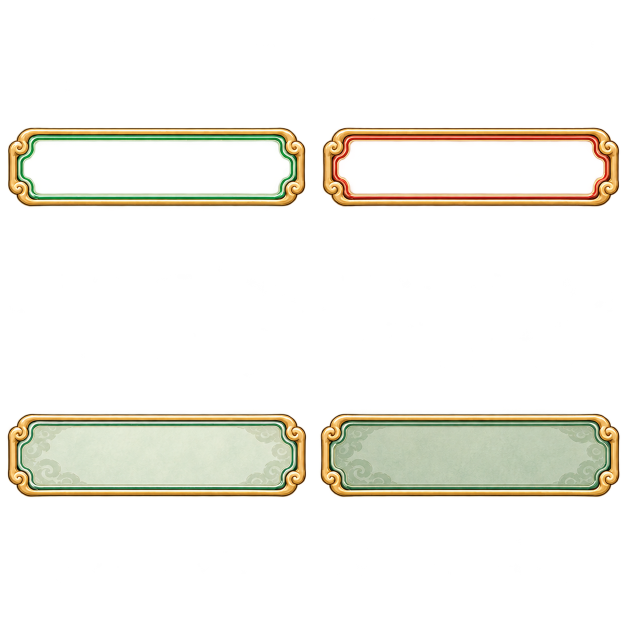
#> input picture designs/ui/production-v3/forms/forms-list-atlas-native.png, 1254 x 1254 px (shown at 1/2 size); its folder holds only this picture in this run
$ python export_forms.py
#> lines starting #> are read from the running program, lines starting #| are printed output that depends on the picture; after the words box and inside, x2 and y2 are one past the last pixel; in counts of white or black regions, pixels touching at a corner belong together
"""Reproducible alpha extraction and native-UI composition QA; no AI drawing."""
from pathlib import Path
from datetime import datetime, timezone
import json, hashlib, math
import numpy as np
from scipy import ndimage as nd
from PIL import Image, ImageDraw, ImageFont

ROOT = Path(__file__).resolve().parents[3]
OUT = ROOT / 'assets/ui/production-v3/forms'
DES = ROOT / 'designs/ui/production-v3/forms'
OUT.mkdir(parents=True, exist_ok=True)
NOW = datetime.now(timezone.utc).isoformat()

def rel(p): return p.relative_to(ROOT).as_posix()
def sha(p): return hashlib.sha256(p.read_bytes()).hexdigest()
def write(p, d): p.write_text(json.dumps(d, ensure_ascii=False, indent=2)+'\n', encoding='utf-8')
def dependency(p):
    d={'file':rel(p),'sha256':sha(p)}
    if Path(str(p)+'.generation.json').exists(): d['record']=rel(Path(str(p)+'.generation.json'))
    return d
def alpha_stats(im):
    a=np.array(im)[:,:,3]
    return {'range':[int(a.min()),int(a.max())], 'bbox':list(im.getbbox()),
            'fullyTransparent':int((a==0).sum()),'semiTransparent':int(((a>0)&(a<255)).sum()),
            'opaque':int((a==255).sum()),'corners':[int(a[0,0]),int(a[0,-1]),int(a[-1,0]),int(a[-1,-1])]}

# [L,T,R,B) are manual object-separated regions. Top-left motion object crosses
# the nominal grid line; the 665 boundary preserves the complete cloud rim.
SPECS=[
 ('input-focus-overlay','forms-list-atlas',(0,0,627,627),(640,192),(80,44,80,44),'horizontal_nine_slice_only'),
 ('input-error-overlay','forms-list-atlas',(627,0,1254,627),(640,192),(80,44,80,44),'horizontal_nine_slice_only'),
 ('list-row-selected','forms-list-atlas',(0,627,627,1254),(640,192),(80,44,80,44),'horizontal_nine_slice_only'),
 ('list-row-pressed','forms-list-atlas',(627,627,1254,1254),(640,192),(80,44,80,44),'horizontal_nine_slice_only'),
 ('progress-track','motion-controls-atlas',(0,0,665,480),(660,176),(96,40,96,40),'horizontal_nine_slice_only'),
 ('progress-fill','motion-controls-atlas',(665,0,1254,480),(568,112),(60,0,60,0),'horizontal_nine_slice_only'),
 ('toggle-track-on','motion-controls-atlas',(0,480,627,850),(480,184),None,'uniform_scale_only'),
 ('toggle-track-off','motion-controls-atlas',(627,480,1254,850),(480,184),None,'uniform_scale_only'),
 ('toggle-thumb','motion-controls-atlas',(0,850,627,1254),(208,208),None,'uniform_scale_only'),
 ('slider-fill','motion-controls-atlas',(627,850,1254,1254),(532,92),(44,0,44,0),'horizontal_nine_slice_only'),
]

assets=[]; qa_items=[]; ims={}
for aid,atlas,region,canvas,nine,policy in SPECS:
    source=DES/f'{atlas}-native.png'
    raw=Image.open(source).convert('RGBA'); arr=np.array(raw.crop(region)); a=arr[:,:,3]
#> further down, raw is the input picture: PIL image 1254x1254 RGBA; mean R, G, B, A 37, 34.6, 24.8, 42.6
    labels,n=nd.label(a>=128)
#> labels: shape (627, 627) int32; values 0 (black) and 1 (white), 9.4% white; 1 white region, box (x1, y1, x2, y2) and area: (16, 255, 610, 413) 37109
#> n = 1
    sizes=np.bincount(labels.ravel()); sizes[0]=0; label=int(sizes.argmax())
#> after `sizes = np.bincount(labels.ravel())`: sizes = [356020, 37109]
#> after `label = int(sizes.argmax())`: label = 1
    solid=labels==label
    # Keep the complete dominant object and its two-pixel antialias fringe.
    # The model's disconnected colored low-alpha specks are not sprite detail.
    distance=nd.distance_transform_edt(~solid)
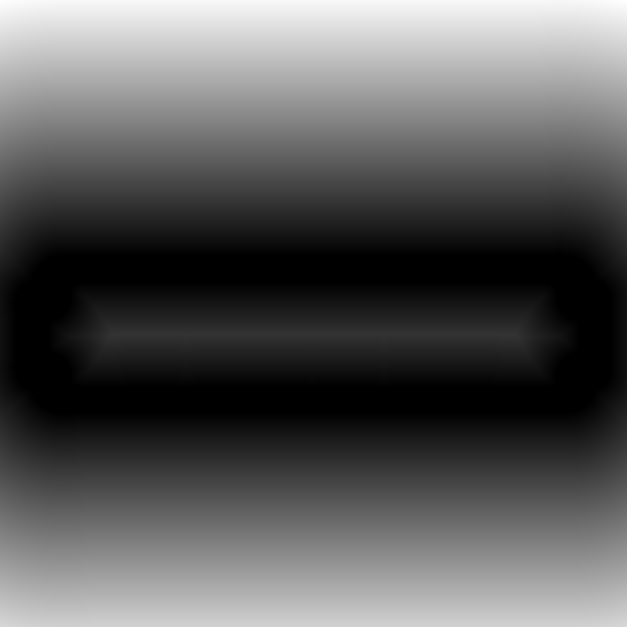
#> distance: shape (627, 627) float64; min 0, max 262.4, mean 93.8; drawn with min black and max white
    keep=(a>8)&(distance<=2)
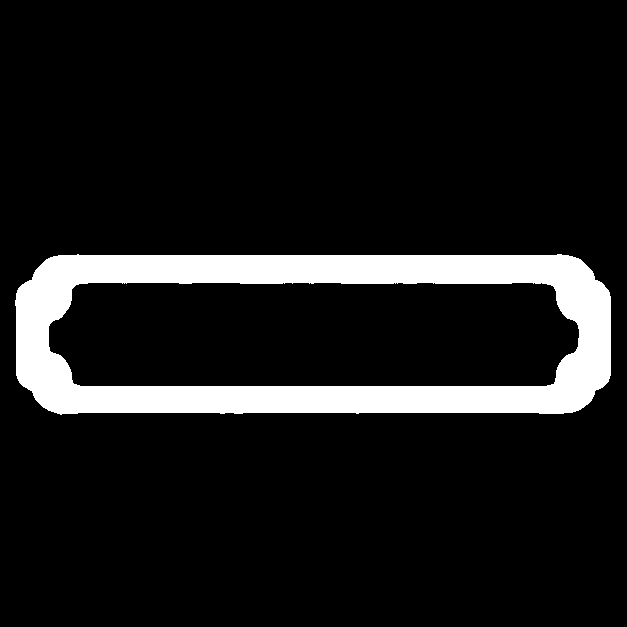
#> keep: shape (627, 627) bool; 10.2% white; 1 white region, box (x1, y1, x2, y2) and area: (15, 254, 611, 415) 40215
    discarded_high=int(((a>=128)&~keep).sum())
#> discarded_high = 0
    if discarded_high: raise ValueError((aid,'discarded solid pixels',discarded_high))
    opaque=solid&(a>=240)
#> opaque: shape (627, 627) bool; 8.6% white; 1 white region, box (x1, y1, x2, y2) and area: (17, 257, 610, 412) 33927
    _,nearest=nd.distance_transform_edt(~opaque,return_indices=True)
    edge=keep&(a<128)
#> edge: shape (627, 627) bool; 0.79% white in thin lines or dots, all inside (x1, y1, x2, y2) = (15, 254, 611, 415)
    # Replace only fringe RGB by nearest opaque RGB, preserving alpha, so
    # yellow/red hidden RGB from the transparent output cannot tint backgrounds.
    near_rgb=arr[nearest[0],nearest[1],:3]
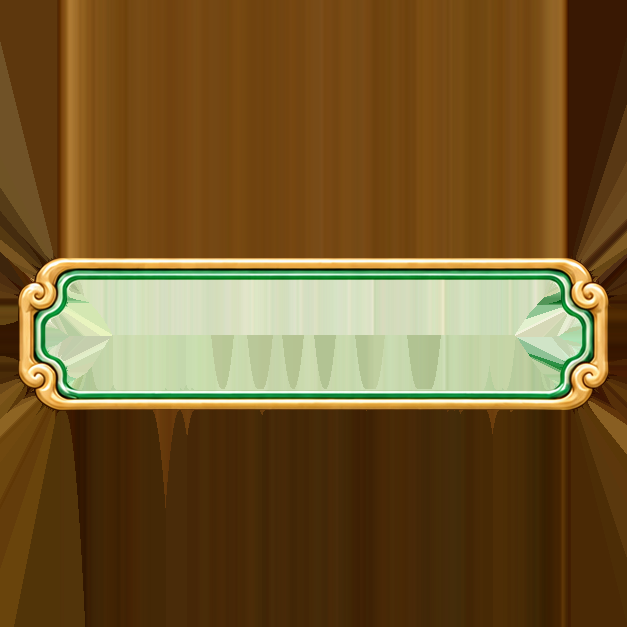
#> near_rgb: shape (627, 627, 3); mean R, G, B 114.9, 88.4, 43.5
    arr[edge,:3]=near_rgb[edge]
    arr[~keep]=0
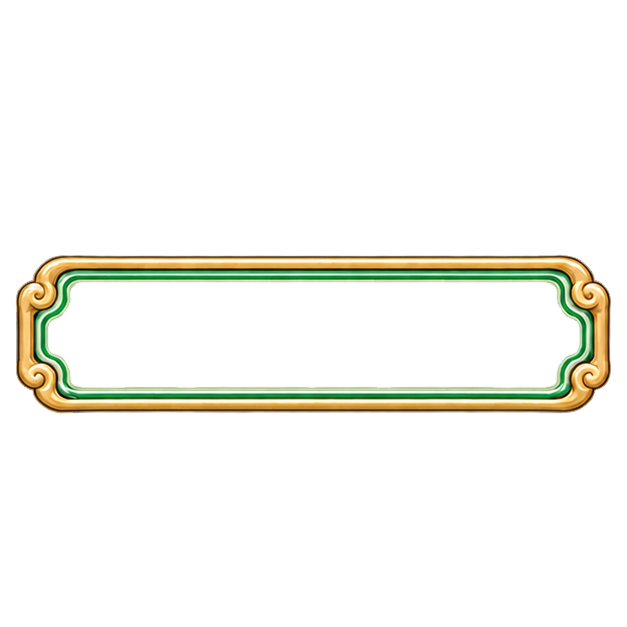
#> arr: shape (627, 627, 4); mean R, G, B, A 16.1, 16.4, 10.2, 23.7; transparent parts drawn white
    arr[:,:,3][(a>=250)&keep]=255
#> arr: shape (627, 627, 4); 7.43% of pixels changed, all inside (x1, y1, x2, y2) = (17, 257, 609, 410)
    ys,xs=np.where(keep); bbox=(int(xs.min()),int(ys.min()),int(xs.max()+1),int(ys.max()+1))
#> after `bbox = (int(xs.min()), int(ys.min()), int(xs.max() + 1), int(ys.max() `: bbox = (15, 254, 611, 415)
    sprite=Image.fromarray(arr).crop(bbox)
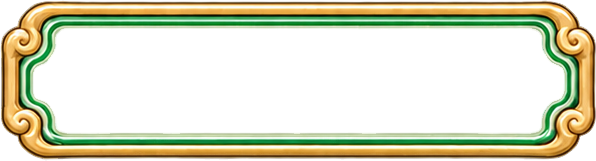
#> sprite: PIL image 596x161 RGBA; mean R, G, B, A 66, 67, 41.8, 98; transparent parts drawn white
    if sprite.width>canvas[0]-8 or sprite.height>canvas[1]-8: raise ValueError((aid,'canvas too small',sprite.size))
    im=Image.new('RGBA',canvas); pos=((canvas[0]-sprite.width)//2,(canvas[1]-sprite.height)//2)
#> after `im = Image.new('RGBA', canvas)`: im: PIL image 640x192 RGBA; every value is 0
#> after `pos = ((canvas[0] - sprite.width) // 2, (canvas[1] - sprite.height) //`: pos = (22, 15)
    im.alpha_composite(sprite,pos)
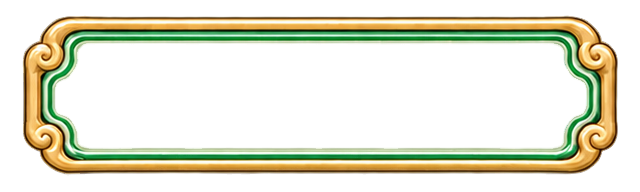
#> im: PIL image 640x192 RGBA; mean R, G, B, A 51.5, 52.3, 32.6, 76.5; transparent parts drawn white
    hole_check=None
    if aid.startswith('input-'):
        center=np.array(im)[:,:,3][72:120,132:508]
#> center: shape (48, 376); every value is 0
        hole_check={'testedRect':[132,72,508,120],'nonzeroAlpha':int((center>0).sum())}
#> hole_check = {'testedRect': [132, 72, 508, 120], 'nonzeroAlpha': 0}
        if hole_check['nonzeroAlpha']: raise ValueError((aid,'hole not transparent'))
    path=OUT/f'{aid}.png'; im.save(path,optimize=True); ims[aid]=im
    source_box=[bbox[0]+region[0],bbox[1]+region[1],bbox[2]+region[0],bbox[3]+region[1]]
#> source_box = [15, 254, 611, 415]
    stats=alpha_stats(im)
#> in alpha_stats, `a=np.array(im)[:,:,3]`:
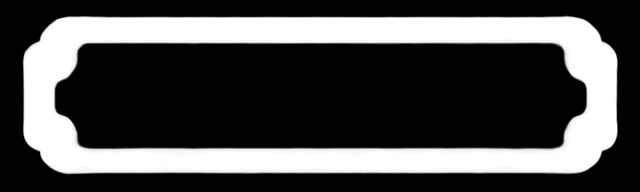
#> a: shape (192, 640); min 0, max 255, mean 76.5
#> stats = {'range': [0, 255], 'bbox': [22, 15, 618, 176], 'fullyTransparent': 82665, 'semiTransparent': 10767, 'opaque': 29448, 'corners': [0, 0, 0, 0]}
#> (the run stopped early here; a loop or call above may not have finished)
